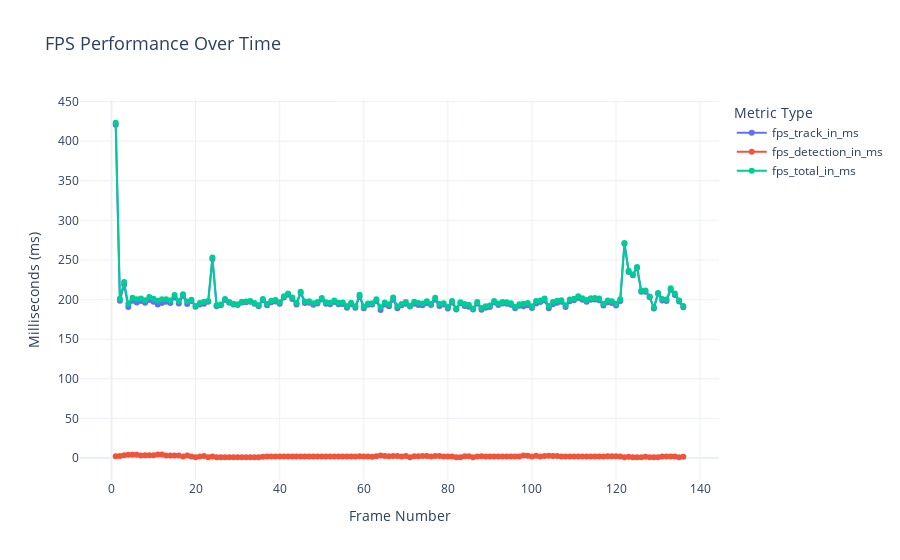

This figure's notebook cell:
### Code cell
df = create_dataframe_from_output(output)

visualize_fps_over_time(df)

### Figure 1 — Plotly figure (JSON) as saved in the notebook; plotly's stock layout.template omitted (floating-point values rounded to 4 significant figures; data arrays with more than 128 entries replaced by an {"elided": "..."} marker saying what was removed)
{"data": [{"hovertemplate": "Metric Type=fps_track_in_ms<br>Frame Number=%{x}<br>Milliseconds (ms)=%{y}<extra></extra>", "legendgroup": "fps_track_in_ms", "line": {"color": "#636efa", "dash": "solid"}, "marker": {"symbol": "circle"}, "mode": "lines+markers", "name": "fps_track_in_ms", "orientation": "v", "showlegend": true, "type": "scatter", "x": {"elided": "136 int values"}, "xaxis": "x", "y": {"elided": "136 float values"}, "yaxis": "y"}, {"hovertemplate": "Metric Type=fps_detection_in_ms<br>Frame Number=%{x}<br>Milliseconds (ms)=%{y}<extra></extra>", "legendgroup": "fps_detection_in_ms", "line": {"color": "#EF553B", "dash": "solid"}, "marker": {"symbol": "circle"}, "mode": "lines+markers", "name": "fps_detection_in_ms", "orientation": "v", "showlegend": true, "type": "scatter", "x": {"elided": "136 int values"}, "xaxis": "x", "y": {"elided": "136 float values"}, "yaxis": "y"}, {"hovertemplate": "Metric Type=fps_total_in_ms<br>Frame Number=%{x}<br>Milliseconds (ms)=%{y}<extra></extra>", "legendgroup": "fps_total_in_ms", "line": {"color": "#00cc96", "dash": "solid"}, "marker": {"symbol": "circle"}, "mode": "lines+markers", "name": "fps_total_in_ms", "orientation": "v", "showlegend": true, "type": "scatter", "x": {"elided": "136 int values"}, "xaxis": "x", "y": {"elided": "136 float values"}, "yaxis": "y"}], "layout": {"font": {"size": 12}, "legend": {"title": {"font": {"size": 14}, "text": "Metric Type"}, "tracegroupgap": 0}, "title": {"font": {"size": 18}, "text": "FPS Performance Over Time"}, "xaxis": {"anchor": "y", "domain": [0, 1], "title": {"font": {"size": 14}, "text": "Frame Number"}}, "yaxis": {"anchor": "x", "domain": [0, 1], "title": {"font": {"size": 14}, "text": "Milliseconds (ms)"}}}}
